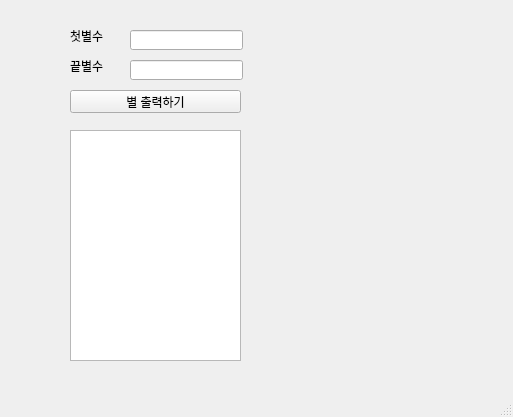
<?xml version="1.0" encoding="UTF-8"?>
<ui version="4.0">
 <class>PushButton</class>
 <widget class="QMainWindow" name="PushButton">
  <property name="geometry">
   <rect>
    <x>0</x>
    <y>0</y>
    <width>513</width>
    <height>417</height>
   </rect>
  </property>
  <property name="windowTitle">
   <string>MainWindow</string>
  </property>
  <widget class="QWidget" name="centralwidget">
   <widget class="QLabel" name="lbl_first">
    <property name="geometry">
     <rect>
      <x>70</x>
      <y>30</y>
      <width>56</width>
      <height>12</height>
     </rect>
    </property>
    <property name="text">
     <string>첫별수</string>
    </property>
   </widget>
   <widget class="QLabel" name="lbl_last">
    <property name="geometry">
     <rect>
      <x>70</x>
      <y>60</y>
      <width>56</width>
      <height>12</height>
     </rect>
    </property>
    <property name="text">
     <string>끝별수</string>
    </property>
   </widget>
   <widget class="QLineEdit" name="le_first">
    <property name="geometry">
     <rect>
      <x>130</x>
      <y>30</y>
      <width>113</width>
      <height>20</height>
     </rect>
    </property>
   </widget>
   <widget class="QLineEdit" name="le_last">
    <property name="geometry">
     <rect>
      <x>130</x>
      <y>60</y>
      <width>113</width>
      <height>20</height>
     </rect>
    </property>
   </widget>
   <widget class="QTextEdit" name="te">
    <property name="geometry">
     <rect>
      <x>70</x>
      <y>130</y>
      <width>171</width>
      <height>231</height>
     </rect>
    </property>
   </widget>
   <widget class="QPushButton" name="pb">
    <property name="geometry">
     <rect>
      <x>70</x>
      <y>90</y>
      <width>171</width>
      <height>23</height>
     </rect>
    </property>
    <property name="text">
     <string>별 출력하기</string>
    </property>
   </widget>
  </widget>
  <widget class="QMenuBar" name="menubar">
   <property name="geometry">
    <rect>
     <x>0</x>
     <y>0</y>
     <width>513</width>
     <height>21</height>
    </rect>
   </property>
  </widget>
  <widget class="QStatusBar" name="statusbar"/>
 </widget>
 <resources/>
 <connections/>
 <slots>
  <slot>click()</slot>
 </slots>
</ui>
